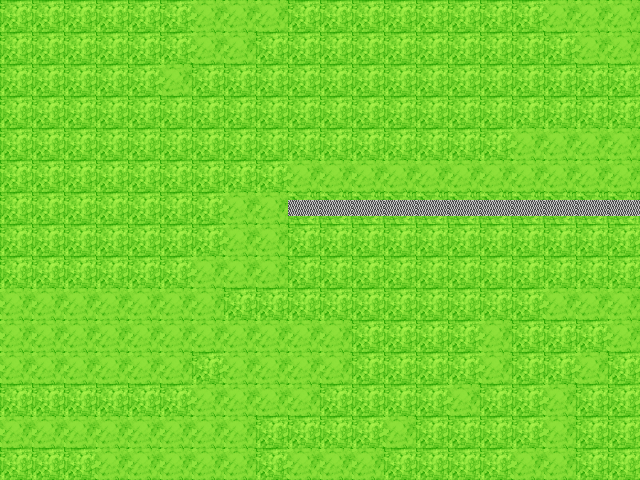

This is a level from a 2D game, rendered from its Tiled map with the project's own tilesets. A one-line summary and the map file follow, with tile-layer data summarised:
An orthogonal 20x15 tile map with 32x32 px tiles, 1 tile layer (Tile Layer 1).

<map version="1.0" orientation="orthogonal" renderorder="right-down" width="20" height="15" tilewidth="32" tileheight="32" nextobjectid="1">
 <tileset firstgid="1" name="tiles" tilewidth="32" tileheight="32">
  <image source="tilesheet4.png" width="512" height="512" />
 </tileset>
 <layer name="Tile Layer 1" width="20" height="15">
  <data>[300 cells, 300 non-empty, 3 distinct tile ids]</data>
 </layer>
</map>
